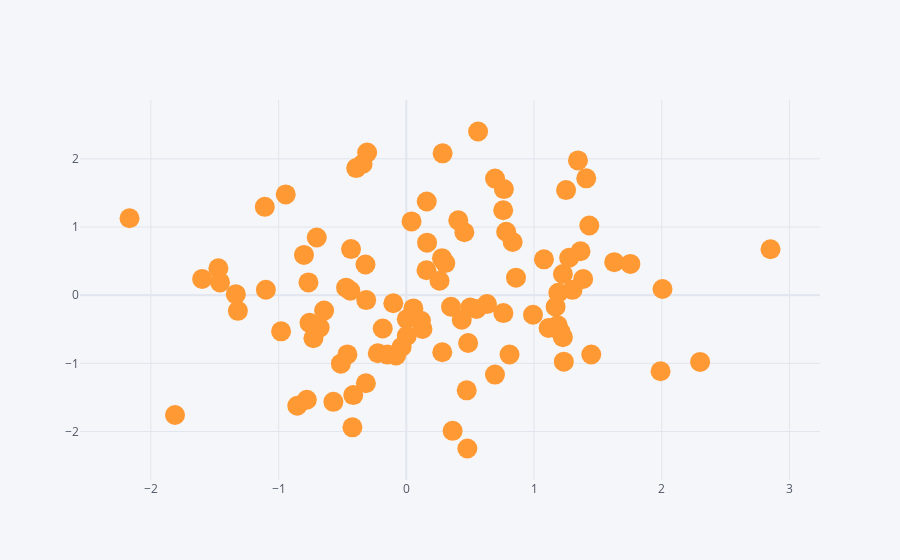

This figure's notebook cell:
### Code cell
df.iplot(kind='scatter', x='A', y='B', mode="markers", size=20) # with marker
